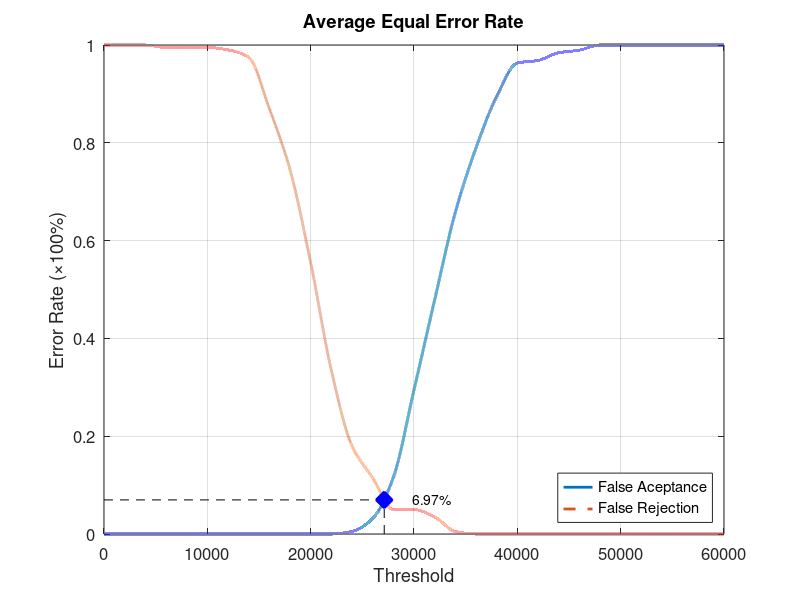
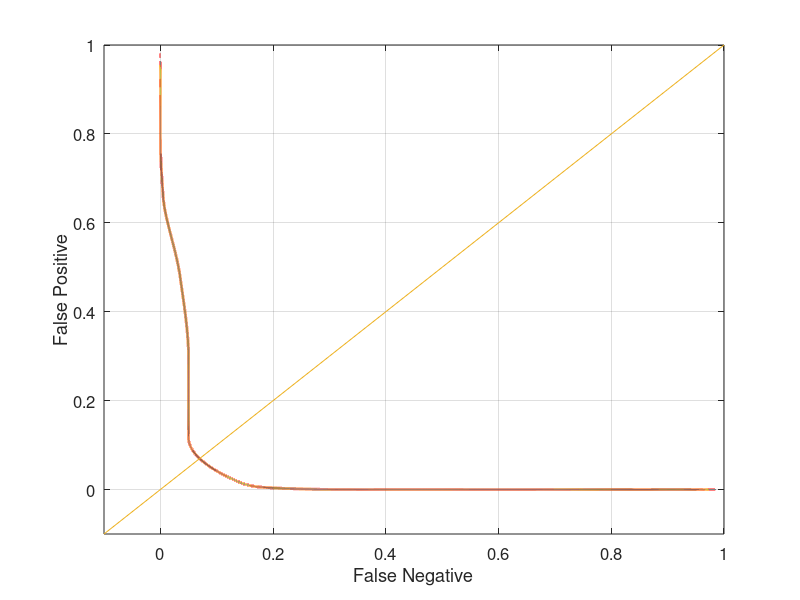

Recreate these plots in MATLAB, in order.
function yEER = Database2_1
close all;
clear;
clc;
x = 0:2000:60000;
xq = 0:0.5:60000;

y0 = [0 0 0 0 0 0 0 0 0 0 0 0 0.00526316 0.0315789 0.115789 0.294737 0.478947 0.657895 0.789474 0.894737 0.963158 0.968421 0.984211 0.989474 1 1 1 1 1 1 1];
yy0 = interp1(x, y0, xq, 'pchip');
y1 = [1 1 1 0.995 0.995 0.995 0.99 0.975 0.87 0.745 0.555 0.335 0.18 0.115 0.05 0.05 0.035 0.005 0 0 0 0 0 0 0 0 0 0 0 0 0];
yy1 = interp1(x, y1, xq, 'pchip');

% Calculating EER: 
y2 = abs(y0 - y1);
find(y2 == min(y2))
yy2 = abs(yy0 - yy1);
xEER = find(yy2 == min(yy2));
xEERIndex = xq(xEER) % X-axis EER
yEER = yy0(xEER) % Y-axis EER

main = figure
plot(xq, yy0,'-','LineWidth', 2);	hold on
plot(xq, yy1,'--','LineWidth', 2);	hold on
plot([xEERIndex xEERIndex], [0 yEER], 'k--');	hold on
plot([0 xEERIndex], [yEER yEER], 'k--');	hold on
plot(xEERIndex, yEER, 'bx', 'LineWidth', 10);	hold on
text(xEERIndex + 10 * xEERIndex / 100, yEER, [num2str(round((10000 * yEER)) / 100) '%'])
legend('False Aceptance', 'False Rejection', 'Location', 'SouthEast')
xlabel('Threshold')
ylabel('Error Rate (\times100%)')
title('Average Equal Error Rate')
set(gca, 'FontSize', 12)
axis([0 60000 0 1])
grid on

print(main, 'Database2_1Main', '-dpng');
FNRxFPR = figure('Color', [1 1 1]);
plot(yy1, yy0, '-', yy1, yy0, 'LineWidth', 2);
hold on
y = -0.1:0.1:1
plot(y, y); 
set(gca, 'FontSize', 12)
xlabel('False Negative')
ylabel('False Positive')
axis([-0.1 1 -0.1 1])
set(gca, 'FontSize', 12)
grid on

print(FNRxFPR, 'Database2_1FNRxFPR','-dpng');
end
